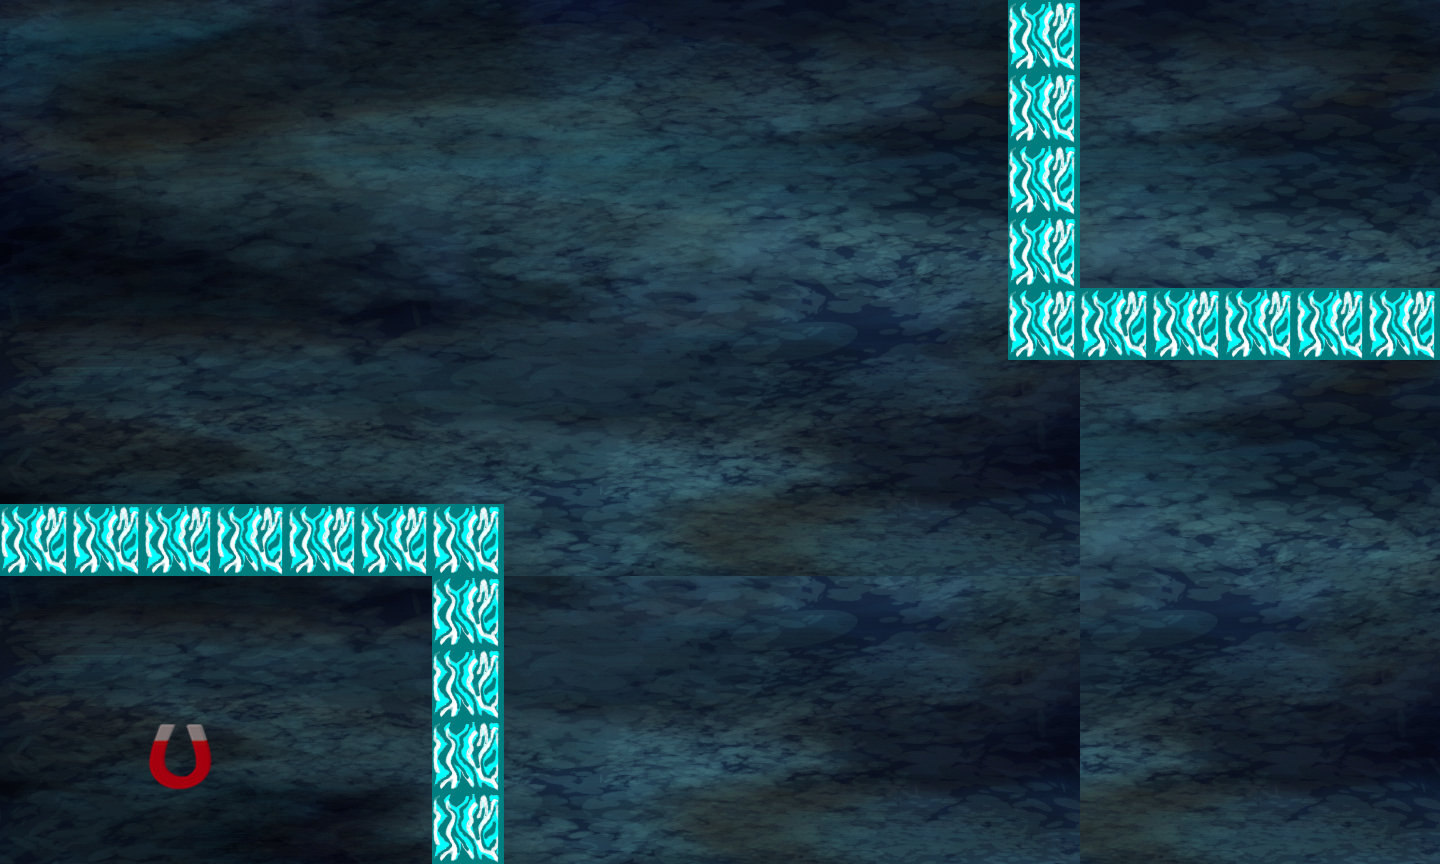

The image is a tile-based game level rendered from a .tmx file. Its description and source (layers, tilesets, objects; grid data summarised) follow:
An orthogonal 20x12 tile map with 72x72 px tiles, 2 tile layers (background, foreground), 3 tilesets.

<map version="1.0" orientation="orthogonal" width="20" height="12" tilewidth="72" tileheight="72">
 <tileset firstgid="1" name="bg2" tilewidth="72" tileheight="72">
  <image source="../art/bg2.jpg" width="1136" height="640" />
 </tileset>
 <tileset firstgid="121" name="magnet" tilewidth="72" tileheight="72">
  <image source="../art/magnet3.png" width="72" height="72" />
 </tileset>
 <tileset firstgid="122" name="ice wall 1" tilewidth="72" tileheight="72">
  <image source="../art/ice wall 1.png" width="72" height="72" />
 </tileset>
 <layer name="background" width="20" height="12">
  <data>[240 cells, 240 non-empty, 120 distinct tile ids]</data>
 </layer>
 <layer name="foreground" width="20" height="12">
  <data>[240 cells, 22 non-empty, 2 distinct tile ids]</data>
 </layer>
</map>
